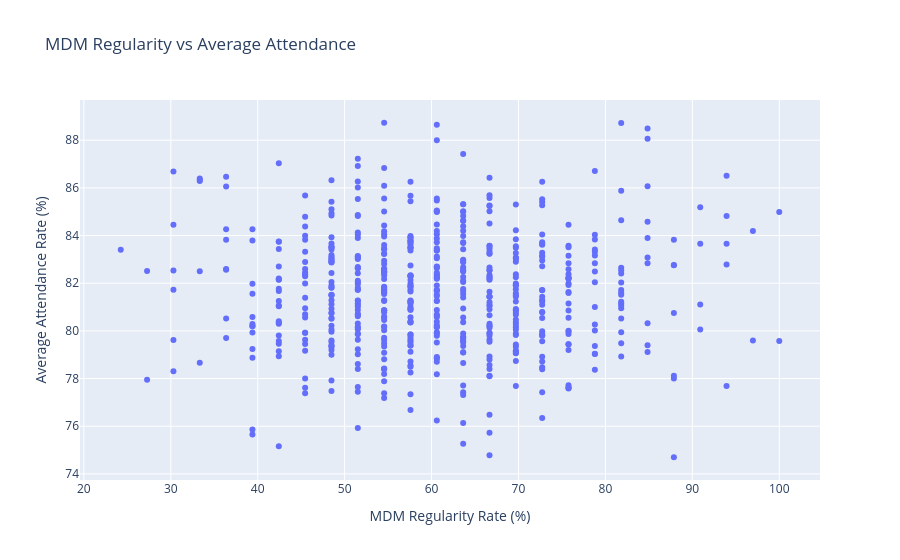

Source (notebook cell):
### Markdown cell above
### 8.1 MDM Regularity vs Attendance Visualization

A scatter plot is used to visually examine the relationship between MDM
Regularity Rate and Average Attendance Rate across schools.

Plotly is used so that the visualization can later be reused as an
interactive dashboard component.

### Code cell
import plotly.express as px

fig = px.scatter(
    school_analysis,
    x="mdm_regularity_rate",
    y="avg_attendance_rate",
    hover_data=["school_id", "district"],
    title="MDM Regularity vs Average Attendance",
    labels={
        "mdm_regularity_rate": "MDM Regularity Rate (%)",
        "avg_attendance_rate": "Average Attendance Rate (%)"
    }
)

fig.show()

### Figure 1 — Plotly figure (JSON) as saved in the notebook; plotly's stock layout.template omitted (floating-point values rounded to 4 significant figures; data arrays with more than 128 entries replaced by an {"elided": "..."} marker saying what was removed)
{"data": [{"customdata": {"elided": "600x2 str values"}, "hovertemplate": "MDM Regularity Rate (%)=%{x}<br>Average Attendance Rate (%)=%{y}<br>school_id=%{customdata[0]}<br>district=%{customdata[1]}<extra></extra>", "legendgroup": "", "marker": {"color": "#636efa", "symbol": "circle"}, "mode": "markers", "name": "", "orientation": "v", "showlegend": false, "type": "scatter", "x": {"elided": "600 float values"}, "xaxis": "x", "y": {"elided": "600 float values"}, "yaxis": "y"}], "layout": {"legend": {"tracegroupgap": 0}, "title": {"text": "MDM Regularity vs Average Attendance"}, "xaxis": {"anchor": "y", "domain": [0, 1], "title": {"text": "MDM Regularity Rate (%)"}}, "yaxis": {"anchor": "x", "domain": [0, 1], "title": {"text": "Average Attendance Rate (%)"}}}}
